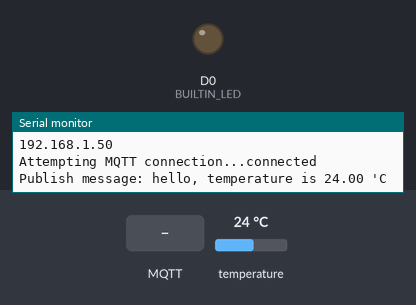
The sketch below on a simulated ESP8266 (NodeMCU). Shown: output pins drawn as LEDs (lit = HIGH), the last lines printed to the serial monitor. Inputs (shaded band) come from the test bench; at power-on: temperature 24 °C. WiFi joins after 1.5 s; servers stay silent unless stated; random numbers use the default seed unless the sketch sets one; no MQTT or app messages arrive unless stated.

Above: at 2.7 s.
2.8 s: MQTT message "0" arrives on the first subscribed topic
At 3.5 s:
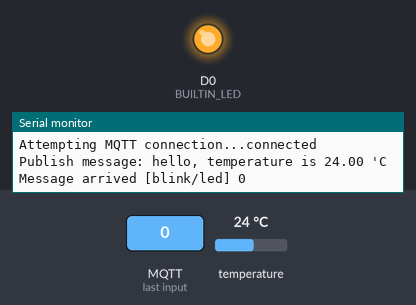
4.5 s: MQTT message "1" arrives on the first subscribed topic
At 5.3 s:
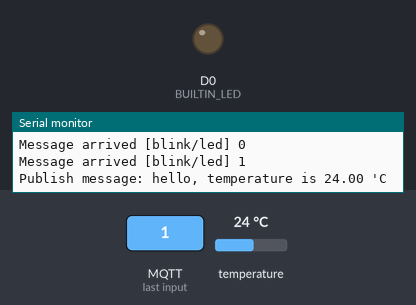
6.1 s: MQTT message "2" arrives on the first subscribed topic
At 6.6 s:
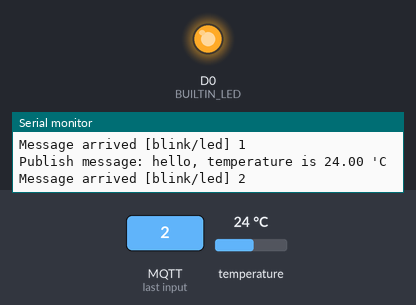
Timing chart, 0 to 9.1 s (numbered marks = the images above; inputs shaded):
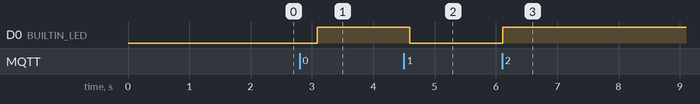

Measured:
- after the input at 2.8 s, D0 (BUILTIN_LED): LOW → HIGH after 0.29 s
- after the input at 4.5 s, D0 (BUILTIN_LED): HIGH → LOW after 0.09 s
- after the input at 6.1 s, D0 (BUILTIN_LED): LOW → HIGH at once

The sketch:

MQTT_Temperature_data_nodeMCU.ino
```cpp
#include <ESP8266WiFi.h>
#include <PubSubClient.h>

#include <DallasTemperature.h>
#include <OneWire.h>

#define ONE_WIRE_BUS 4      // D2 pin of nodeMCU (temp reading)
#define BUILTIN_LED D0      // Built in LED

OneWire oneWire(ONE_WIRE_BUS);

DallasTemperature sensors(&oneWire);

const char* ssid = "Dialog 4G";
const char* password = "pathmila1996";
const char* mqtt_server = "broker.mqtt-dashboard.com";

WiFiClient espClient;
PubSubClient client(espClient);
unsigned long lastMsg = 0;
#define MSG_BUFFER_SIZE  (50)
char msg[MSG_BUFFER_SIZE];
int value = 0;

void setup_wifi() {

  Serial.println();
  Serial.print("Connecting to ");
  Serial.println(ssid);

  WiFi.mode(WIFI_STA);
  WiFi.begin(ssid, password);

  while (WiFi.status() != WL_CONNECTED) {
    delay(500);
    Serial.print(".");
  }

  randomSeed(micros());

  Serial.println("");
  Serial.println("WiFi connected");
  Serial.println("IP address: ");
  Serial.println(WiFi.localIP());
}

void callback(char* topic, byte* payload, unsigned int length) {
  Serial.print("Message arrived [");
  Serial.print(topic);
  Serial.print("] ");
  for (int i = 0; i < length; i++) {
    Serial.print((char)payload[i]);
  }
  Serial.println();

  // Switch on the LED if an 1 was received as first character
  if ((char)payload[0] == '1') {
    digitalWrite(BUILTIN_LED, LOW);   // Turn the LED on
  } else {
    digitalWrite(BUILTIN_LED, HIGH);  // Turn the LED off
  }
}

void reconnect() {
  // Loop until we're reconnected
  while (!client.connected()) {
    Serial.print("Attempting MQTT connection...");
    // Create a random client ID
    String clientId = "clientId-riur7mdNie";
    clientId += String(random(0xffff), HEX);
    // Attempt to connect
    if (client.connect(clientId.c_str())) {
      Serial.println("connected");
      client.publish("temp/sence", "hello world");   // Publish when connected
      client.subscribe("blink/led");                 // Subscibe when connected
    } else {
      Serial.print("failed, rc=");
      Serial.print(client.state());
      Serial.println(" try again in 5 seconds");
      // Wait 5 seconds before retrying
      delay(5000);
    }
  }
}

void setup() {
  pinMode(BUILTIN_LED, OUTPUT);     // Initialize the BUILTIN_LED pin as an output
  Serial.begin(115200);
  sensors.begin();
  setup_wifi();
  client.setServer(mqtt_server, 1883);
}

void loop() {
  sensors.requestTemperatures();         // To get temperature values

  if (!client.connected()) {
    reconnect();
  }
  client.loop();

  client.setCallback(callback);         // LED on/ off by command

  unsigned long now = millis();
  if (now - lastMsg > 2000) {
    lastMsg = now;
    snprintf (msg, MSG_BUFFER_SIZE, "hello, temperature is %0.2f 'C", sensors.getTempCByIndex(0));
    Serial.print("Publish message: ");
    Serial.println(msg);
    client.publish("temp/sence", msg);
  }
}
```
